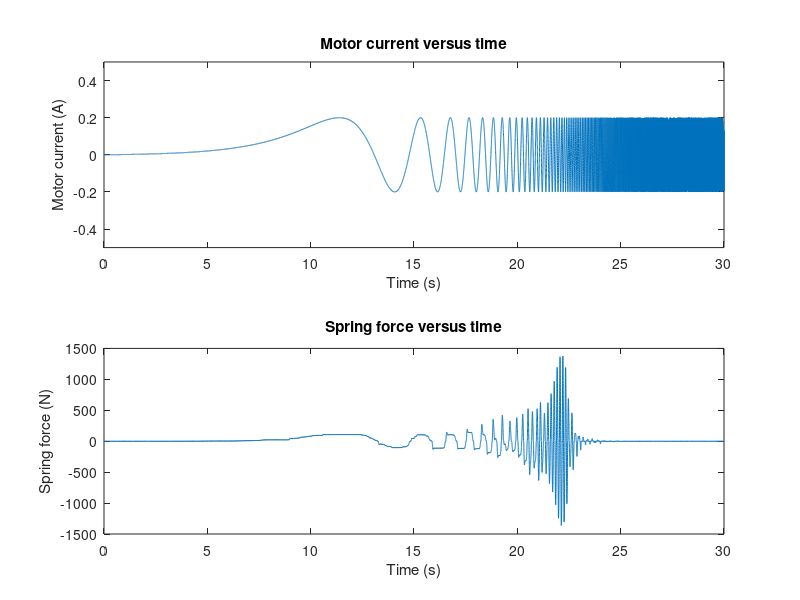

The MATLAB script that drew this image: (Note: this script raises an error after producing the figure.)
clear all; close all; clc;
load('right_knee_open_loop_exp_chirp.mat');
input = right_knee_open_loop_exp_chirp.input;
output = -1*(right_knee_open_loop_exp_chirp.output - 4.7);

% Spring constant = 549360 N/m
% Encoder angle to spring deflection= 0.000027707 m/degrees
output = output * 0.000027707 * 549360; % Force in N

% % Centers output signal to zero
% output = output - output(1);

% Sampling frequency Fs = 1 kHz
Fs = 1000;
Ts = 1/Fs;
N = length(input);
t = Ts * linspace(0,N-1,N);

% Plot input and output data
f1 = figure;
subplot(2,1,1)
plot(t,input);
title('Motor current versus time');
ylabel('Motor current (A)');
xlabel('Time (s)');
ylim([-0.5 0.5]);
xlim([0 t(end)]);

subplot(2,1,2)
plot(t,output);
title('Spring force versus time');
ylabel('Spring force (N)');
xlabel('Time (s)');
xlim([0 t(end)]);
saveas(f1,'input_output_data.png');

% Number of poles
np = 2;
% Number of zeros
nz = 0;
% Estimates transfer function
data = iddata(output,input,Ts);
sys = tfest(data,np,nz)
% Get coefficients for estimated transfer function
[num,den] = tfdata(sys);
% Percentage of fit of model with data
% fit = sys.Report.Fit.FitPercent;

% % Brute force search for optimal number of zeros and poles
% n = 10;
% np_test = 0;
% np = 0;
% nz = 0;
% fit = 0;
% for np_test = 1:n
%     for nz_test = 0:np_test-1
%         [np_test, nz_test]
%         sys_test = tfest(data,np_test,nz_test);
%         fit_test = sys_test.Report.Fit.FitPercent;
%         if fit_test > fit
%             np = np_test;
%             nz = nz_test;
%             sys = sys_test;
%         end
%     end
% end

% Define frequency vector
f = (0:N-1)*(Fs/N);
w = 2*pi*f;

% Obtain bode plot of model
[mag,phase,wout] = bode(sys,w);
mag = reshape(mag,[N,1]);
phase = reshape(phase,[N,1]);

% Obtain frequency response of data
outputFFT = fft(output);
inputFFT = fft(input);
h_data = outputFFT ./ inputFFT;
mag_data = abs(h_data);
phase_data = angle(h_data) * (180/pi);



f2 = figure;
subplot(2,1,1)
semilogx(f, mag2db(mag_data));
title('System identification of SEA');
hold on;
semilogx(f,mag2db(mag));
ylabel('Magnitude (dB)');
xlabel('Frequency (Hz)');
legend('Data','Model');
xlim([0 f(end)]);

subplot(2,1,2)
semilogx(f, phase_data);
hold on;
semilogx(f,phase);
ylabel('Phase (deg)');
xlabel('Frequency (Hz)');
legend('Data','Model');
xlim([0 f(end)]);
saveas(f2,'system_ID.png');

clear f1 f2
save('systemid.mat');
